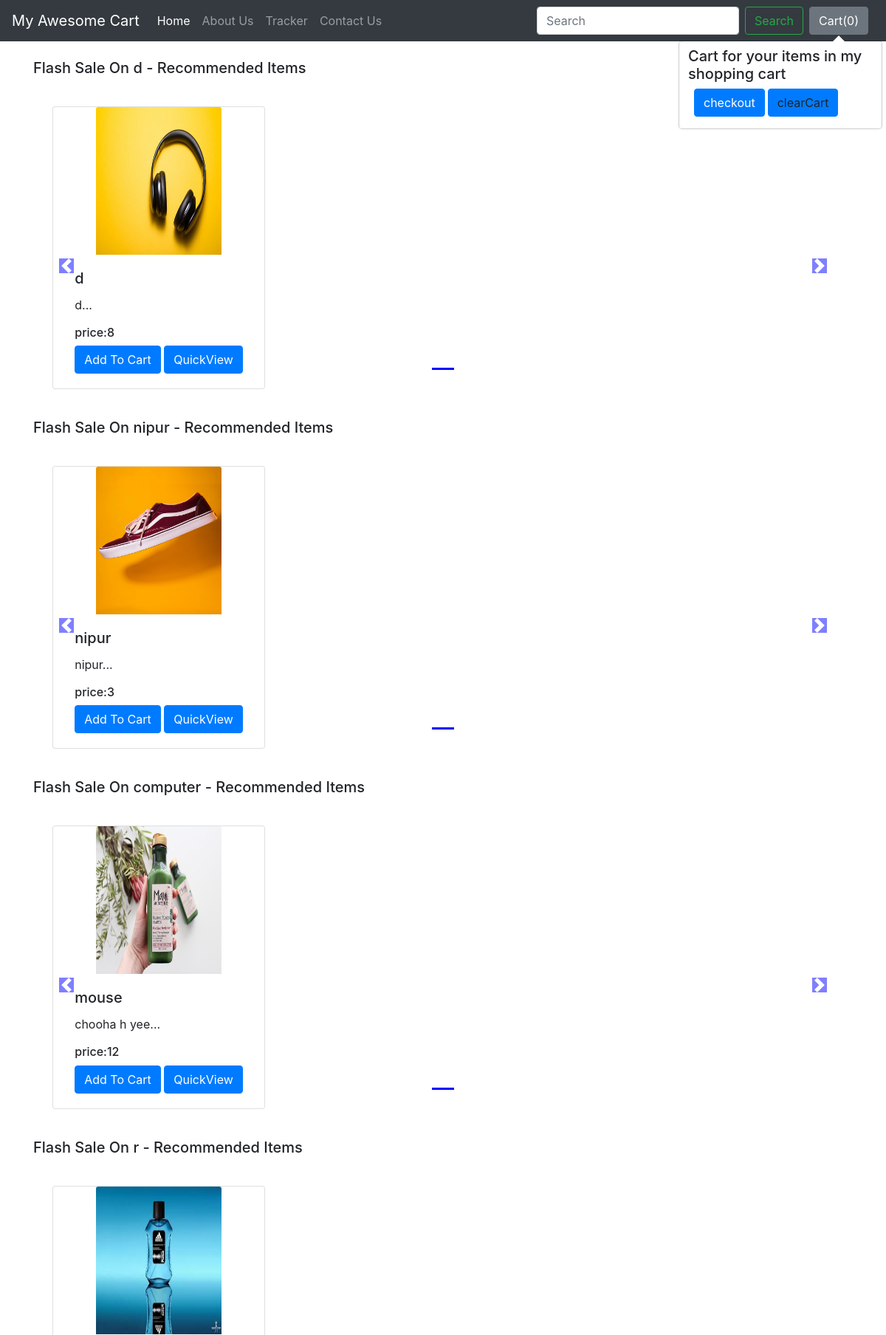
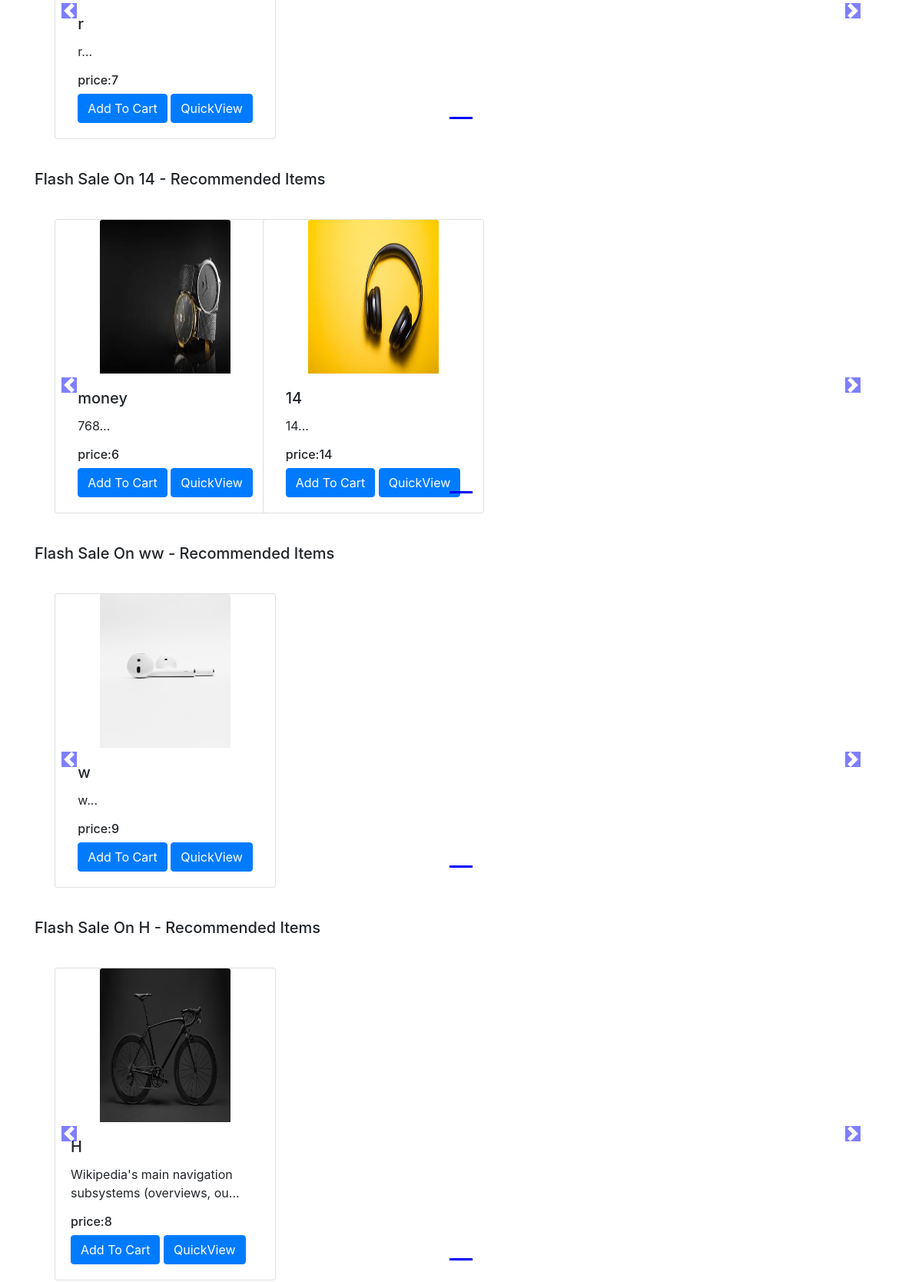
The app's page /shop/ (upper part) with its own data (2 pictures, top to bottom).
### shop/models.py (models this page shows, shortened)
class Product(models.Model):
    product_id=models.AutoField
    product_name=models.CharField(max_length=50)
    category = models.CharField(max_length=50,default="")
    subcategory = models.CharField(max_length=50,default="")
    price = models.IntegerField(default=0)
    desc = models.CharField(max_length=3000)
    pub_date=models.DateField()
    image = models.ImageField(upload_to="shop/images",default="")

### shop/views.py (the view)
# urls.py: path("",views.index,name='ShopHome')
def index(request):
    allProds=[]
    catprods=Product.objects.values('category','id')
    cats={item['category'] for item in catprods}
    for cat in cats:
        prod=Product.objects.filter(category=cat)
        n=len(prod)
        nSlides = n // 4 + ceil((n / 4) - (n // 4))
        allProds.append([prod,range(1,nSlides),nSlides])
    params={'allProds':allProds}
    return render(request, 'shop/index.html', params)

### shop/templates/shop/index.html (shortened to what this page needs)
{% extends 'shop/basic.html' %}
{% block body %}
{% load static %}
<div class="container">
    {% for product, range, nSlides in allProds %}
    <h5 class="my-4">Flash Sale On {{product.0.category}} - Recommended Items</h5>
    <div class="row">
        <div id="demo{{forloop.counter}}" class="col carousel slide my-3" data-ride="carousel">
            <ul class="carousel-indicators">
                <li data-target="#demo{{forloop.counter}}" data-slide-to="0" class="active"></li>
            </ul>
            <div class="container carousel-inner no-padding">
                <div class="carousel-item active">
                    {% for i in product %}
                    <div class="col-xs-3 col-sm-3 col-md-3">
                        <div class="card align-items-center" style="width: 18rem;">
                            <img src='/media/{{i.image}}' class="card-img-top" alt="...">
                            <div class="card-body">
                                <h5 class="card-title" id="namepr{{i.id}}">{{i.product_name}}</h5>
                                <p class="card-text">{{i.desc|slice:"0:53"}}...</p>
                                <h6 class="cart-title" >price:<span id="pricepr{{i.id}}">{{i.price}}</span></h6>
                                <span id="divpr{{i.id}}" class="divpr">
                                    <button id="pr{{i.id}}" class="btn btn-primary cart">Add To Cart</button>
                                </span>
                                <a href="/shop/products/{{i.id}}"><button id="qv{{i.id}}" class="btn btn-primary cart">QuickView</button></a>
                            </div>
                        </div>
                    </div>
                    {% endfor %}
                </div>
            </div>
        </div>
        <a class="carousel-control-prev" href="#demo{{forloop.counter}}" data-slide="prev">
            <span class="carousel-control-prev-icon"></span>
        </a>
        <a class="carousel-control-next" href="#demo{{forloop.counter}}" data-slide="next">
            <span class="carousel-control-next-icon"></span>
        </a>
    </div>
    {% endfor %}
</div>
{% endblock %}

### shop/templates/shop/basic.html (shortened to what this page needs)
<!doctype html>
<html lang="en">
  <head>
    <link rel="stylesheet" href="https://stackpath.bootstrapcdn.com/bootstrap/4.2.1/css/bootstrap.min.css">
  </head>
  <body>
    <nav class="navbar navbar-expand-lg navbar-dark bg-dark">
  <a class="navbar-brand" href="/shop">My Awesome Cart</a>
  <div class="collapse navbar-collapse" id="navbarSupportedContent">
    <ul class="navbar-nav mr-auto">
      <li class="nav-item active">
        <a class="nav-link" href="/shop">Home <span class="sr-only">(current)</span></a>
      </li>
      <li class="nav-item">
        <a class="nav-link" href="/shop/about">About Us</a>
      </li>
      <li class="nav-item">
        <a class="nav-link" href="/shop/tracker">Tracker</a>
      </li>
      <li class="nav-item">
        <a class="nav-link" href="/shop/contact">Contact Us</a>
      </li>
    </ul>
    <form class="form-inline my-2 my-lg-0">
      <input class="form-control mr-sm-2" type="search" placeholder="Search" aria-label="Search">
      <button class="btn btn-outline-success my-2 my-sm-0" type="submit">Search</button>
    </form>
    <button type="button" class="btn btn-secondary mx-2" id="popcart" data-container="body" data-toggle="popover" data-placement="bottom" data-html="true" data-content="Vivamus
sagittis lacus vel augue laoreet rutrum faucibus.">
  Cart(<span id="cart">0</span>)
</button>
  </div>
</nav>
  {% block body %} {% endblock %}
  </body>
</html>

### records on screen
Product: category "d", image (picture), product_name "d", desc "d", price "8"
Product: category "nipur", image (picture), product_name "nipur", desc "nipur", price "3"
Product: category "computer", image (picture), product_name "mouse", desc "chooha h yee", price "12"
Product: category "r", image (picture), product_name "r", desc "r", price "7"
Product: category "14", image (picture), product_name "money", desc "768", price "6"
Product: image (picture), product_name "14", desc "14", price "14"
Product: category "ww", image (picture), product_name "w", desc "w", price "9"
Product: category "H", image (picture), product_name "H", desc "Wikipedia's main navigation subsystems (overviews, ou", price "8"
